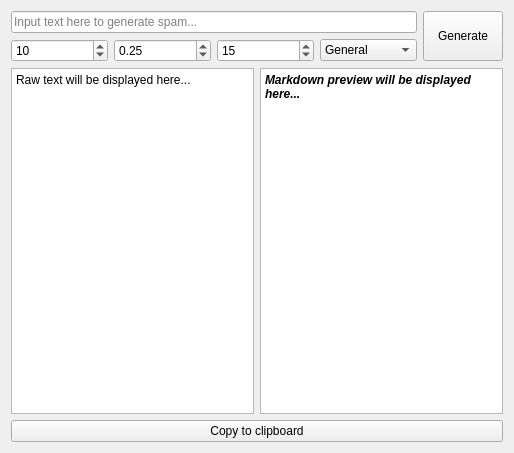
<?xml version="1.0" encoding="UTF-8"?>
<ui version="4.0">
 <class>Form</class>
 <widget class="QWidget" name="Form">
  <property name="geometry">
   <rect>
    <x>0</x>
    <y>0</y>
    <width>514</width>
    <height>453</height>
   </rect>
  </property>
  <property name="windowTitle">
   <string>Markdown Mayhem Maker</string>
  </property>
  <property name="toolTip">
   <string/>
  </property>
  <layout class="QGridLayout" name="gridLayout">
   <item row="0" column="0">
    <layout class="QHBoxLayout" name="horizontalLayout_2">
     <item>
      <layout class="QVBoxLayout" name="verticalLayout">
       <item>
        <widget class="QLineEdit" name="inputText_lineEdit">
         <property name="text">
          <string/>
         </property>
         <property name="echoMode">
          <enum>QLineEdit::Normal</enum>
         </property>
         <property name="placeholderText">
          <string>Input text here to generate spam...</string>
         </property>
        </widget>
       </item>
       <item>
        <layout class="QHBoxLayout" name="horizontalLayout">
         <item>
          <widget class="QSpinBox" name="inputText_brThreshold">
           <property name="toolTip">
            <string>BreaklineThreshold</string>
           </property>
           <property name="minimum">
            <number>1</number>
           </property>
           <property name="value">
            <number>10</number>
           </property>
          </widget>
         </item>
         <item>
          <widget class="QDoubleSpinBox" name="inputText_brSensitivity">
           <property name="toolTip">
            <string>BreaklineSensitivity</string>
           </property>
           <property name="maximum">
            <double>1.000000000000000</double>
           </property>
           <property name="singleStep">
            <double>0.100000000000000</double>
           </property>
           <property name="value">
            <double>0.250000000000000</double>
           </property>
          </widget>
         </item>
         <item>
          <widget class="QSpinBox" name="inputText_maxRow">
           <property name="toolTip">
            <string>MaxRow</string>
           </property>
           <property name="minimum">
            <number>1</number>
           </property>
           <property name="value">
            <number>15</number>
           </property>
          </widget>
         </item>
         <item>
          <widget class="QComboBox" name="inputText_usage">
           <property name="toolTip">
            <string>Usage</string>
           </property>
           <item>
            <property name="text">
             <string>General</string>
            </property>
           </item>
           <item>
            <property name="text">
             <string>Discord</string>
            </property>
           </item>
          </widget>
         </item>
        </layout>
       </item>
      </layout>
     </item>
     <item>
      <widget class="QPushButton" name="inputText_button">
       <property name="text">
        <string>
Generate
</string>
       </property>
      </widget>
     </item>
    </layout>
   </item>
   <item row="1" column="0">
    <layout class="QVBoxLayout" name="verticalLayout_2">
     <item>
      <layout class="QHBoxLayout" name="outputText">
       <item>
        <widget class="QPlainTextEdit" name="outputText_plain">
         <property name="readOnly">
          <bool>true</bool>
         </property>
         <property name="plainText">
          <string>Raw text will be displayed here...</string>
         </property>
        </widget>
       </item>
       <item>
        <widget class="QTextEdit" name="outputText_markdown">
         <property name="html">
          <string>&lt;!DOCTYPE HTML PUBLIC &quot;-//W3C//DTD HTML 4.0//EN&quot; &quot;http://www.w3.org/TR/REC-html40/strict.dtd&quot;&gt;
&lt;html&gt;&lt;head&gt;&lt;meta name=&quot;qrichtext&quot; content=&quot;1&quot; /&gt;&lt;style type=&quot;text/css&quot;&gt;
p, li { white-space: pre-wrap; }
&lt;/style&gt;&lt;/head&gt;&lt;body style=&quot; font-family:'Gulim'; font-size:9pt; font-weight:400; font-style:normal;&quot;&gt;
&lt;p style=&quot; margin-top:0px; margin-bottom:0px; margin-left:0px; margin-right:0px; -qt-block-indent:0; text-indent:0px;&quot;&gt;&lt;span style=&quot; font-weight:600; font-style:italic;&quot;&gt;Markdown preview will be displayed here...&lt;/span&gt;&lt;/p&gt;&lt;/body&gt;&lt;/html&gt;</string>
         </property>
        </widget>
       </item>
      </layout>
     </item>
     <item>
      <widget class="QPushButton" name="copyToClipboard_button">
       <property name="text">
        <string>Copy to clipboard</string>
       </property>
      </widget>
     </item>
    </layout>
   </item>
  </layout>
 </widget>
 <resources/>
 <connections/>
</ui>
